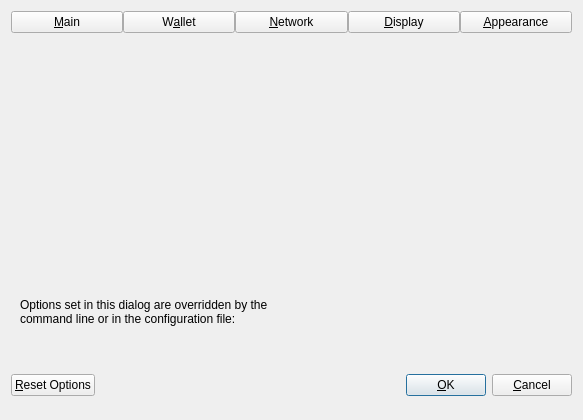
<?xml version="1.0" encoding="UTF-8"?>
<ui version="4.0">
 <class>OptionsDialog</class>
 <widget class="QDialog" name="OptionsDialog">
  <property name="geometry">
   <rect>
    <x>0</x>
    <y>0</y>
    <width>583</width>
    <height>420</height>
   </rect>
  </property>
  <property name="sizePolicy">
   <sizepolicy hsizetype="Fixed" vsizetype="Fixed">
    <horstretch>0</horstretch>
    <verstretch>0</verstretch>
   </sizepolicy>
  </property>
  <property name="windowTitle">
   <string>Options</string>
  </property>
  <property name="modal">
   <bool>true</bool>
  </property>
  <layout class="QVBoxLayout" name="verticalLayout">
   <item>
    <layout class="QHBoxLayout" name="horizontalLayout_Buttons_2">
     <property name="spacing">
      <number>0</number>
     </property>
     <property name="topMargin">
      <number>0</number>
     </property>
     <item>
      <widget class="QPushButton" name="btnMain">
       <property name="text">
        <string>&amp;Main</string>
       </property>
       <property name="checkable">
        <bool>true</bool>
       </property>
      </widget>
     </item>
     <item>
      <widget class="QPushButton" name="btnWallet">
       <property name="text">
        <string>W&amp;allet</string>
       </property>
       <property name="checkable">
        <bool>true</bool>
       </property>
      </widget>
     </item>
     <!-- <item>
      <widget class="QPushButton" name="btnCoinJoin">
       <property name="text">
        <string notr="true">CoinJoin</string>
       </property>
       <property name="checkable">
        <bool>true</bool>
       </property>
      </widget>
     </item> -->
     <item>
      <widget class="QPushButton" name="btnNetwork">
       <property name="text">
        <string>&amp;Network</string>
       </property>
       <property name="checkable">
        <bool>true</bool>
       </property>
      </widget>
     </item>
     <item>
      <widget class="QPushButton" name="btnDisplay">
       <property name="text">
        <string>&amp;Display</string>
       </property>
       <property name="checkable">
        <bool>true</bool>
       </property>
      </widget>
     </item>
     <item>
      <widget class="QPushButton" name="btnAppearance">
       <property name="text">
        <string>&amp;Appearance</string>
       </property>
       <property name="checkable">
        <bool>true</bool>
       </property>
      </widget>
     </item>
    </layout>
   </item>
   <item>
    <widget class="QStackedWidget" name="stackedWidgetOptions">
     <property name="minimumSize">
      <size>
       <width>0</width>
       <height>0</height>
      </size>
     </property>
     <property name="currentIndex">
      <number>5</number>
     </property>
     <widget class="QWidget" name="pageMain">
      <layout class="QVBoxLayout" name="verticalLayout_Main">
       <item>
        <widget class="QCheckBox" name="bitcoinAtStartup">
         <property name="toolTip">
          <string>Automatically start %1 after logging in to the system.</string>
         </property>
         <property name="text">
          <string>&amp;Start %1 on system login</string>
         </property>
        </widget>
       </item>
       <item>
        <spacer name="horizontalSpacer_0_Main">
         <property name="orientation">
          <enum>Qt::Horizontal</enum>
         </property>
         <property name="sizeHint" stdset="0">
          <size>
           <width>40</width>
           <height>5</height>
          </size>
         </property>
        </spacer>
       </item>
       <item>
        <widget class="QCheckBox" name="hideTrayIcon">
         <property name="toolTip">
          <string>Hide the icon from the system tray.</string>
         </property>
         <property name="text">
          <string>&amp;Hide tray icon</string>
         </property>
        </widget>
       </item>
       <item>
        <widget class="QCheckBox" name="minimizeToTray">
         <property name="toolTip">
          <string>Show only a tray icon after minimizing the window.</string>
         </property>
         <property name="text">
          <string>&amp;Minimize to the tray instead of the taskbar</string>
         </property>
        </widget>
       </item>
       <item>
        <widget class="QCheckBox" name="minimizeOnClose">
         <property name="toolTip">
          <string>Minimize instead of exit the application when the window is closed. When this option is enabled, the application will be closed only after selecting Exit in the menu.</string>
         </property>
         <property name="text">
          <string>M&amp;inimize on close</string>
         </property>
        </widget>
       </item>
       <item>
       <layout class="QHBoxLayout" name="horizontalLayout_Main_Prune">
        <item>
         <widget class="QCheckBox" name="prune">
          <property name="toolTip">
           <string>Enabling pruning significantly reduces the disk space required to store transactions. All blocks are still fully validated. Reverting this setting requires re-downloading the entire blockchain.</string>
          </property>
          <property name="text">
           <string>Prune &amp;block storage to</string>
          </property>
         </widget>
        </item>
        <item>
         <widget class="QSpinBox" name="pruneSize"/>
        </item>
         <item>
          <widget class="QLabel" name="pruneSizeUnitLabel">
           <property name="text">
            <string>GB</string>
           </property>
           <property name="textFormat">
            <enum>Qt::PlainText</enum>
           </property>
          </widget>
         </item>
         <item>
          <spacer name="horizontalSpacer_Main_Prune">
           <property name="orientation">
            <enum>Qt::Horizontal</enum>
           </property>
           <property name="sizeHint" stdset="0">
            <size>
             <width>40</width>
             <height>20</height>
            </size>
           </property>
          </spacer>
         </item>
        </layout>
       </item>
       <item>
        <widget class="QLabel" name="pruneWarning">
         <property name="text">
          <string>Reverting this setting requires re-downloading the entire blockchain.</string>
         </property>
         <property name="textFormat">
          <enum>Qt::PlainText</enum>
         </property>
        </widget>
       </item>
       <item>
        <layout class="QHBoxLayout" name="horizontalLayout_2_Main">
         <item>
          <widget class="QLabel" name="databaseCacheLabel">
           <property name="text">
            <string>Size of &amp;database cache</string>
           </property>
           <property name="textFormat">
            <enum>Qt::PlainText</enum>
           </property>
           <property name="buddy">
            <cstring>databaseCache</cstring>
           </property>
          </widget>
         </item>
         <item>
          <widget class="QSpinBox" name="databaseCache"/>
         </item>
         <item>
          <widget class="QLabel" name="databaseCacheUnitLabel">
           <property name="text">
            <string>MiB</string>
           </property>
           <property name="textFormat">
            <enum>Qt::PlainText</enum>
           </property>
          </widget>
         </item>
         <item>
          <spacer name="horizontalSpacer_2_Main">
           <property name="orientation">
            <enum>Qt::Horizontal</enum>
           </property>
           <property name="sizeHint" stdset="0">
            <size>
             <width>40</width>
             <height>20</height>
            </size>
           </property>
          </spacer>
         </item>
        </layout>
       </item>
       <item>
        <layout class="QHBoxLayout" name="horizontalLayout_Main_VerifyLabel">
         <item>
          <widget class="QLabel" name="threadsScriptVerifLabel">
           <property name="text">
            <string>Number of script &amp;verification threads</string>
           </property>
           <property name="textFormat">
            <enum>Qt::PlainText</enum>
           </property>
           <property name="buddy">
            <cstring>threadsScriptVerif</cstring>
           </property>
          </widget>
         </item>
         <item>
          <widget class="QSpinBox" name="threadsScriptVerif">
           <property name="toolTip">
            <string>(0 = auto, &lt;0 = leave that many cores free)</string>
           </property>
          </widget>
         </item>
         <item>
          <spacer name="horizontalSpacer_Main_Threads">
           <property name="orientation">
            <enum>Qt::Horizontal</enum>
           </property>
           <property name="sizeHint" stdset="0">
            <size>
             <width>40</width>
             <height>20</height>
            </size>
           </property>
          </spacer>
         </item>
        </layout>
       </item>
       <item>
        <spacer name="verticalSpacer_Main">
         <property name="orientation">
          <enum>Qt::Vertical</enum>
         </property>
         <property name="sizeHint" stdset="0">
          <size>
           <width>20</width>
           <height>40</height>
          </size>
         </property>
        </spacer>
       </item>
      </layout>
     </widget>
     <widget class="QWidget" name="pageWallet">
      <layout class="QVBoxLayout" name="verticalLayout_Wallet">
       <item>
         <layout class="QVBoxLayout" name="verticalLayout_2">
          <item>
           <widget class="QCheckBox" name="coinControlFeatures">
            <property name="toolTip">
             <string>Whether to show coin control features or not.</string>
            </property>
            <property name="text">
             <string>Enable coin &amp;control features</string>
            </property>
           </widget>
          </item>
          <item>
           <widget class="QCheckBox" name="keepChangeAddress">
            <property name="toolTip">
             <string>Whether to keep the specified custom change address or not.</string>
            </property>
            <property name="text">
             <string>Keep custom change &amp;address</string>
            </property>
           </widget>
          </item>
          <item>
           <widget class="QCheckBox" name="showMasternodesTab">
            <property name="toolTip">
             <string>Show additional tab listing all your masternodes in first sub-tab&lt;br/&gt;and all masternodes on the network in second sub-tab.</string>
            </property>
            <property name="text">
             <string>Show Masternodes Tab</string>
            </property>
           </widget>
          </item>
          <item>
           <widget class="QCheckBox" name="showGovernanceTab">
            <property name="toolTip">
             <string>Show additional tab listing governance proposals.</string>
            </property>
            <property name="text">
             <string>Show Governance Tab</string>
            </property>
           </widget>
          </item>
          <item>
           <widget class="QCheckBox" name="spendZeroConfChange">
            <property name="toolTip">
             <string>If you disable the spending of unconfirmed change, the change from a transaction&lt;br/&gt;cannot be used until that transaction has at least one confirmation.&lt;br/&gt;This also affects how your balance is computed.</string>
            </property>
            <property name="text">
             <string>&amp;Spend unconfirmed change</string>
            </property>
           </widget>
          </item>
          <item>
           <widget class="QCheckBox" name="coinJoinEnabled">
            <property name="toolTip">
             <string>Show mixing interface on Overview screen and reveal an additional screen which allows to spend fully mixed coins only.&lt;br/&gt;A new tab with more settings will also appear in this dialog, please make sure to check them before mixing your coins.</string>
            </property>
            <property name="text">
             <string notr="true">Enable CoinJoin features</string>
            </property>
           </widget>
          </item>
         </layout>
       </item>
       <item>
        <spacer name="verticalSpacer_Wallet">
         <property name="orientation">
          <enum>Qt::Vertical</enum>
         </property>
         <property name="sizeHint" stdset="0">
          <size>
           <width>20</width>
           <height>40</height>
          </size>
         </property>
        </spacer>
       </item>
      </layout>
     </widget>
     <widget class="QWidget" name="pageCoinJoin">
      <layout class="QVBoxLayout" name="verticalLayout_4">
       <item>
        <widget class="QCheckBox" name="showAdvancedCJUI">
         <property name="toolTip">
          <string>Show additional information and buttons on overview screen.</string>
         </property>
         <property name="text">
          <string>Enable advanced interface</string>
         </property>
        </widget>
       </item>
       <item>
        <widget class="QCheckBox" name="showCoinJoinPopups">
         <property name="toolTip">
          <string>Show system popups for mixing transactions&lt;br/&gt;just like for all other transaction types.</string>
         </property>
         <property name="text">
          <string>Show popups for mixing transactions</string>
         </property>
        </widget>
       </item>
       <item>
        <widget class="QCheckBox" name="lowKeysWarning">
         <property name="toolTip">
          <string>Show warning dialog when the wallet has very low number of keys left.</string>
         </property>
         <property name="text">
          <string>Warn if the wallet is running out of keys</string>
         </property>
        </widget>
       </item>
       <item>
        <widget class="QCheckBox" name="coinJoinMultiSession">
         <property name="toolTip">
          <string>Whether to use experimental mode with multiple mixing sessions per block.&lt;br/&gt;Note: You must use this feature carefully.&lt;br/&gt;Make sure you always have recent wallet (auto)backup in a safe place!</string>
         </property>
         <property name="text">
          <string>Enable &amp;multi-session</string>
         </property>
        </widget>
       </item>
       <item>
        <layout class="QHBoxLayout" name="horizontalLayout_4_Wallet">
         <item>
          <widget class="QLabel" name="lblCoinJoinRoundsText">
           <property name="toolTip">
            <string>This setting determines the amount of individual masternodes that an input will be mixed through.&lt;br/&gt;More rounds of mixing gives a higher degree of privacy, but also costs more in fees.</string>
           </property>
           <property name="text">
            <string>Mixing rounds</string>
           </property>
          </widget>
         </item>
         <item>
          <widget class="QSpinBox" name="coinJoinRounds">
           <property name="minimum">
            <number>2</number>
           </property>
           <property name="maximum">
            <number>16</number>
           </property>
           <property name="value">
            <number>4</number>
           </property>
          </widget>
         </item>
        </layout>
       </item>
       <item>
        <layout class="QHBoxLayout" name="horizontalLayout">
         <item>
          <widget class="QLabel" name="lblCoinJoinAmountText">
           <property name="toolTip">
            <string>This amount acts as a threshold to turn off mixing once it's reached.</string>
           </property>
           <property name="statusTip">
            <string notr="true"/>
           </property>
           <property name="whatsThis">
            <string notr="true"/>
           </property>
           <property name="accessibleName">
            <string notr="true"/>
           </property>
           <property name="accessibleDescription">
            <string notr="true"/>
           </property>
           <property name="text">
            <string>Target balance</string>
           </property>
          </widget>
         </item>
         <item>
          <widget class="QSpinBox" name="coinJoinAmount">
           <property name="minimum">
            <number>2</number>
           </property>
           <property name="maximum">
            <number>2000</number>
           </property>
           <property name="singleStep">
            <number>10</number>
           </property>
           <property name="value">
            <number>1000</number>
           </property>
          </widget>
         </item>
        </layout>
       </item>
       <item>
        <spacer name="verticalSpacerPS">
         <property name="orientation">
          <enum>Qt::Vertical</enum>
         </property>
         <property name="sizeHint" stdset="0">
          <size>
           <width>20</width>
           <height>40</height>
          </size>
         </property>
        </spacer>
       </item>
      </layout>
     </widget>
     <widget class="QWidget" name="pageNetwork">
      <layout class="QVBoxLayout" name="verticalLayout_Network">
       <item>
        <widget class="QCheckBox" name="mapPortUpnp">
         <property name="toolTip">
          <string>Automatically open the EFUS Core client port on the router. This only works when your router supports UPnP and it is enabled.</string>
         </property>
         <property name="text">
          <string>Map port using &amp;UPnP</string>
         </property>
        </widget>
       </item>
       <item>
        <widget class="QCheckBox" name="mapPortNatpmp">
         <property name="toolTip">
          <string>Automatically open the EFUS Core client port on the router. This only works when your router supports NAT-PMP and it is enabled. The external port could be random.</string>
         </property>
         <property name="text">
          <string>Map port using NA&amp;T-PMP</string>
         </property>
        </widget>
       </item>
       <item>
        <widget class="QCheckBox" name="allowIncoming">
         <property name="toolTip">
          <string>Accept connections from outside.</string>
         </property>
         <property name="text">
          <string>Allow incomin&amp;g connections</string>
         </property>
        </widget>
       </item>
       <item>
        <widget class="QCheckBox" name="connectSocks">
         <property name="toolTip">
          <string>Connect to the EFUS network through a SOCKS5 proxy.</string>
         </property>
         <property name="text">
          <string>&amp;Connect through SOCKS5 proxy (default proxy):</string>
         </property>
        </widget>
       </item>
       <item>
        <layout class="QHBoxLayout" name="horizontalLayout_1_Network">
         <item>
          <widget class="QLabel" name="proxyIpLabel">
           <property name="text">
            <string>Proxy &amp;IP:</string>
           </property>
           <property name="textFormat">
            <enum>Qt::PlainText</enum>
           </property>
           <property name="buddy">
            <cstring>proxyIp</cstring>
           </property>
          </widget>
         </item>
         <item>
          <widget class="QValidatedLineEdit" name="proxyIp">
           <property name="minimumSize">
            <size>
             <width>140</width>
             <height>0</height>
            </size>
           </property>
           <property name="maximumSize">
            <size>
             <width>140</width>
             <height>16777215</height>
            </size>
           </property>
           <property name="toolTip">
            <string>IP address of the proxy (e.g. IPv4: 127.0.0.1 / IPv6: ::1)</string>
           </property>
          </widget>
         </item>
         <item>
          <widget class="QLabel" name="proxyPortLabel">
           <property name="text">
            <string>&amp;Port:</string>
           </property>
           <property name="textFormat">
            <enum>Qt::PlainText</enum>
           </property>
           <property name="buddy">
            <cstring>proxyPort</cstring>
           </property>
          </widget>
         </item>
         <item>
          <widget class="QLineEdit" name="proxyPort">
           <property name="minimumSize">
            <size>
             <width>60</width>
             <height>0</height>
            </size>
           </property>
           <property name="maximumSize">
            <size>
             <width>60</width>
             <height>16777215</height>
            </size>
           </property>
           <property name="toolTip">
            <string>Port of the proxy (e.g. 9050)</string>
           </property>
          </widget>
         </item>
         <item>
          <spacer name="horizontalSpacer_1_Network">
           <property name="orientation">
            <enum>Qt::Horizontal</enum>
           </property>
           <property name="sizeHint" stdset="0">
            <size>
             <width>40</width>
             <height>20</height>
            </size>
           </property>
          </spacer>
         </item>
        </layout>
       </item>
       <item>
        <layout class="QHBoxLayout" name="horizontalLayout_2_Network">
         <item>
          <widget class="QLabel" name="proxyActiveNets">
           <property name="text">
            <string>Used for reaching peers via:</string>
           </property>
           <property name="textFormat">
            <enum>Qt::PlainText</enum>
           </property>
          </widget>
         </item>
         <item>
          <widget class="QCheckBox" name="proxyReachIPv4">
           <property name="enabled">
            <bool>false</bool>
           </property>
           <property name="toolTip">
            <string>Shows if the supplied default SOCKS5 proxy is used to reach peers via this network type.</string>
           </property>
           <property name="text">
            <string>IPv4</string>
           </property>
          </widget>
         </item>
         <item>
          <widget class="QCheckBox" name="proxyReachIPv6">
           <property name="enabled">
            <bool>false</bool>
           </property>
           <property name="toolTip">
            <string>Shows if the supplied default SOCKS5 proxy is used to reach peers via this network type.</string>
           </property>
           <property name="text">
            <string>IPv6</string>
           </property>
          </widget>
         </item>
         <item>
          <widget class="QCheckBox" name="proxyReachTor">
           <property name="enabled">
            <bool>false</bool>
           </property>
           <property name="toolTip">
            <string>Shows if the supplied default SOCKS5 proxy is used to reach peers via this network type.</string>
           </property>
           <property name="text">
            <string>Tor</string>
           </property>
          </widget>
         </item>
         <item>
          <spacer name="horizontalSpacer_2_Network">
           <property name="orientation">
            <enum>Qt::Horizontal</enum>
           </property>
           <property name="sizeHint" stdset="0">
            <size>
             <width>40</width>
             <height>20</height>
            </size>
           </property>
          </spacer>
         </item>
        </layout>
       </item>
       <item>
        <widget class="QCheckBox" name="connectSocksTor">
         <property name="toolTip">
          <string>Connect to the EFUS network through a separate SOCKS5 proxy for Tor hidden services.</string>
         </property>
         <property name="text">
          <string>Use separate SOCKS&amp;5 proxy to reach peers via Tor hidden services:</string>
         </property>
        </widget>
       </item>
       <item>
        <layout class="QHBoxLayout" name="horizontalLayout_3_Network">
         <item>
          <widget class="QLabel" name="proxyIpTorLabel">
           <property name="text">
            <string>Proxy &amp;IP:</string>
           </property>
           <property name="textFormat">
            <enum>Qt::PlainText</enum>
           </property>
           <property name="buddy">
            <cstring>proxyIpTor</cstring>
           </property>
          </widget>
         </item>
         <item>
          <widget class="QValidatedLineEdit" name="proxyIpTor">
           <property name="minimumSize">
            <size>
             <width>140</width>
             <height>0</height>
            </size>
           </property>
           <property name="maximumSize">
            <size>
             <width>140</width>
             <height>16777215</height>
            </size>
           </property>
           <property name="toolTip">
            <string>IP address of the proxy (e.g. IPv4: 127.0.0.1 / IPv6: ::1)</string>
           </property>
          </widget>
         </item>
         <item>
          <widget class="QLabel" name="proxyPortTorLabel">
           <property name="text">
            <string>&amp;Port:</string>
           </property>
           <property name="textFormat">
            <enum>Qt::PlainText</enum>
           </property>
           <property name="buddy">
            <cstring>proxyPortTor</cstring>
           </property>
          </widget>
         </item>
         <item>
          <widget class="QLineEdit" name="proxyPortTor">
           <property name="minimumSize">
            <size>
             <width>60</width>
             <height>0</height>
            </size>
           </property>
           <property name="maximumSize">
            <size>
             <width>60</width>
             <height>16777215</height>
            </size>
           </property>
           <property name="toolTip">
            <string>Port of the proxy (e.g. 9050)</string>
           </property>
          </widget>
         </item>
         <item>
          <spacer name="horizontalSpacer_4_Network">
           <property name="orientation">
            <enum>Qt::Horizontal</enum>
           </property>
           <property name="sizeHint" stdset="0">
            <size>
             <width>40</width>
             <height>20</height>
            </size>
           </property>
          </spacer>
         </item>
        </layout>
       </item>
       <item>
        <spacer name="verticalSpacer_Network">
         <property name="orientation">
          <enum>Qt::Vertical</enum>
         </property>
         <property name="sizeHint" stdset="0">
          <size>
           <width>20</width>
           <height>40</height>
          </size>
         </property>
        </spacer>
       </item>
      </layout>
     </widget>
     <widget class="QWidget" name="pageDisplay">
      <layout class="QVBoxLayout" name="verticalLayout_Display">
       <item>
        <layout class="QHBoxLayout" name="horizontalLayout_1_Display">
         <item>
          <widget class="QLabel" name="langLabel">
           <property name="text">
            <string>User Interface &amp;language:</string>
           </property>
           <property name="textFormat">
            <enum>Qt::PlainText</enum>
           </property>
           <property name="buddy">
            <cstring>lang</cstring>
           </property>
          </widget>
         </item>
         <item>
          <widget class="QValueComboBox" name="lang">
           <property name="toolTip">
            <string>The user interface language can be set here. This setting will take effect after restarting %1.</string>
           </property>
          </widget>
         </item>
        </layout>
       </item>
       <item>
        <widget class="QLabel" name="label_3">
         <property name="toolTip">
          <string notr="true"/>
         </property>
         <property name="statusTip">
          <string notr="true"/>
         </property>
         <property name="whatsThis">
          <string notr="true"/>
         </property>
         <property name="accessibleName">
          <string notr="true"/>
         </property>
         <property name="text">
          <string>Language missing or translation incomplete? Help contributing translations here:
https://www.transifex.com/projects/p/efus/</string>
         </property>
         <property name="wordWrap">
          <bool>true</bool>
         </property>
         <property name="openExternalLinks">
          <bool>true</bool>
         </property>
         <property name="textInteractionFlags">
          <set>Qt::TextBrowserInteraction</set>
         </property>
        </widget>
       </item>
       <item>
        <widget class="Line" name="line">
         <property name="orientation">
          <enum>Qt::Horizontal</enum>
         </property>
        </widget>
       </item>
       <item>
        <layout class="QHBoxLayout" name="horizontalLayout_2_Display">
         <item>
          <widget class="QLabel" name="unitLabel">
           <property name="text">
            <string>&amp;Unit to show amounts in:</string>
           </property>
           <property name="textFormat">
            <enum>Qt::PlainText</enum>
           </property>
           <property name="buddy">
            <cstring>unit</cstring>
           </property>
          </widget>
         </item>
         <item>
          <widget class="QValueComboBox" name="unit">
           <property name="toolTip">
            <string>Choose the default subdivision unit to show in the interface and when sending coins.</string>
           </property>
          </widget>
         </item>
        </layout>
       </item>
       <item>
        <layout class="QHBoxLayout" name="horizontalLayout_5_Display">
         <item>
          <widget class="QLabel" name="digitsLabel">
           <property name="text">
            <string>Decimal digits</string>
           </property>
          </widget>
         </item>
         <item>
          <widget class="QValueComboBox" name="digits"/>
         </item>
        </layout>
       </item>
       <item>
        <layout class="QHBoxLayout" name="horizontalLayout_3_Display">
         <item>
          <widget class="QLabel" name="thirdPartyTxUrlsLabel">
           <property name="toolTip">
            <string>Third party URLs (e.g. a block explorer) that appear in the transactions tab as context menu items.&lt;br/&gt;%s in the URL is replaced by transaction hash. Multiple URLs are separated by vertical bar |.</string>
           </property>
           <property name="text">
            <string>&amp;Third party transaction URLs</string>
           </property>
           <property name="buddy">
            <cstring>thirdPartyTxUrls</cstring>
           </property>
          </widget>
         </item>
         <item>
          <widget class="QLineEdit" name="thirdPartyTxUrls">
           <property name="toolTip">
            <string>Third party URLs (e.g. a block explorer) that appear in the transactions tab as context menu items.&lt;br/&gt;%s in the URL is replaced by transaction hash. Multiple URLs are separated by vertical bar |.</string>
           </property>
           <property name="placeholderText">
            <string notr="true">https://example.com/tx/%s</string>
           </property>
          </widget>
         </item>
        </layout>
       </item>
       <item>
        <spacer name="verticalSpacer">
         <property name="orientation">
          <enum>Qt::Vertical</enum>
         </property>
         <property name="sizeHint" stdset="0">
          <size>
           <width>20</width>
           <height>40</height>
          </size>
         </property>
        </spacer>
       </item>
      </layout>
     </widget>
     <widget class="QWidget" name="pageAppearance">
      <layout class="QVBoxLayout" name="verticalLayout_3">
       <item>
        <widget class="QWidget" name="widgetAppearance" native="true"/>
       </item>
       <item>
        <spacer name="verticalSpacer_2">
         <property name="orientation">
          <enum>Qt::Vertical</enum>
         </property>
         <property name="sizeHint" stdset="0">
          <size>
           <width>20</width>
           <height>40</height>
          </size>
         </property>
        </spacer>
       </item>
      </layout>
     </widget>
    </widget>
   </item>
   <item>
    <widget class="QFrame" name="frame">
     <layout class="QVBoxLayout" name="verticalLayout_Bottom">
      <item>
       <layout class="QHBoxLayout" name="horizontalLayout_Bottom">
        <item>
         <widget class="QLabel" name="overriddenByCommandLineInfoLabel">
          <property name="text">
           <string>Options set in this dialog are overridden by the command line or in the configuration file:</string>
          </property>
          <property name="textFormat">
           <enum>Qt::PlainText</enum>
          </property>
          <property name="wordWrap">
           <bool>true</bool>
          </property>
         </widget>
        </item>
        <item>
         <spacer name="horizontalSpacer_Bottom">
          <property name="orientation">
           <enum>Qt::Horizontal</enum>
          </property>
          <property name="sizeHint" stdset="0">
           <size>
            <width>40</width>
            <height>20</height>
           </size>
          </property>
         </spacer>
        </item>
       </layout>
      </item>
      <item>
       <widget class="QLabel" name="overriddenByCommandLineLabel">
        <property name="text">
         <string/>
        </property>
        <property name="textFormat">
         <enum>Qt::PlainText</enum>
        </property>
        <property name="wordWrap">
         <bool>true</bool>
        </property>
       </widget>
      </item>
     </layout>
    </widget>
   </item>
   <item>
    <layout class="QHBoxLayout" name="horizontalLayout_Buttons">
     <item>
      <widget class="QPushButton" name="resetButton">
       <property name="toolTip">
        <string>Reset all client options to default.</string>
       </property>
       <property name="text">
        <string>&amp;Reset Options</string>
       </property>
       <property name="autoDefault">
        <bool>false</bool>
       </property>
      </widget>
     </item>
     <item>
      <spacer name="horizontalSpacer_1">
       <property name="orientation">
        <enum>Qt::Horizontal</enum>
       </property>
       <property name="sizeHint" stdset="0">
        <size>
         <width>40</width>
         <height>48</height>
        </size>
       </property>
      </spacer>
     </item>
     <item>
      <widget class="QLabel" name="statusLabel">
       <property name="minimumSize">
        <size>
         <width>200</width>
         <height>0</height>
        </size>
       </property>
       <property name="text">
        <string/>
       </property>
       <property name="textFormat">
        <enum>Qt::PlainText</enum>
       </property>
       <property name="wordWrap">
        <bool>true</bool>
       </property>
      </widget>
     </item>
     <item>
      <spacer name="horizontalSpacer_2">
       <property name="orientation">
        <enum>Qt::Horizontal</enum>
       </property>
       <property name="sizeHint" stdset="0">
        <size>
         <width>40</width>
         <height>48</height>
        </size>
       </property>
      </spacer>
     </item>
     <item>
      <widget class="QPushButton" name="okButton">
       <property name="text">
        <string>&amp;OK</string>
       </property>
       <property name="autoDefault">
        <bool>false</bool>
       </property>
       <property name="default">
        <bool>true</bool>
       </property>
      </widget>
     </item>
     <item>
      <widget class="QPushButton" name="cancelButton">
       <property name="text">
        <string>&amp;Cancel</string>
       </property>
       <property name="autoDefault">
        <bool>false</bool>
       </property>
      </widget>
     </item>
    </layout>
   </item>
  </layout>
 </widget>
 <customwidgets>
  <customwidget>
   <class>QValidatedLineEdit</class>
   <extends>QLineEdit</extends>
   <header>qt/qvalidatedlineedit.h</header>
  </customwidget>
  <customwidget>
   <class>QValueComboBox</class>
   <extends>QComboBox</extends>
   <header>qt/qvaluecombobox.h</header>
  </customwidget>
 </customwidgets>
 <resources/>
 <connections/>
</ui>
